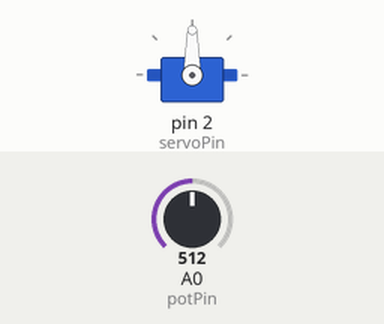
Simulated run of this sketch. Board: Arduino Uno, built with avr-gcc and run on an emulated ATmega328P. Parts: servo. Inputs (shaded band) come from the test bench; at power-on: A0 (potPin) = 512.

Above: at 1.2 s.
1.3 s: A0 (potPin) set to 716
At 2.5 s:
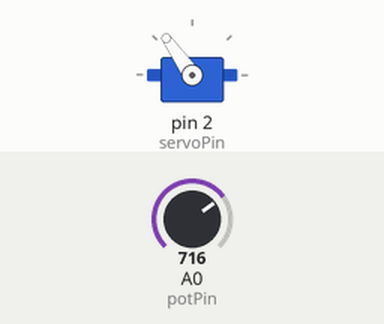
2.8 s: A0 (potPin) set to 900
At 3.4 s:
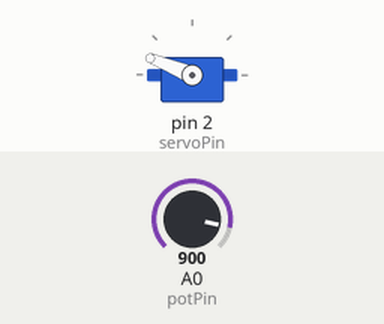
4.3 s: A0 (potPin) set to 1023
At 4.8 s:
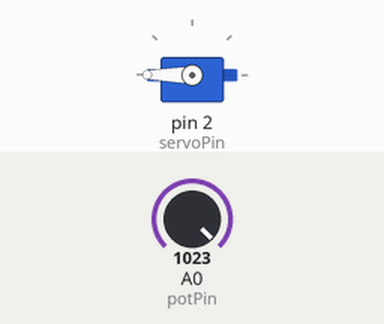
5.8 s: A0 (potPin) set to 306
At 6.9 s:
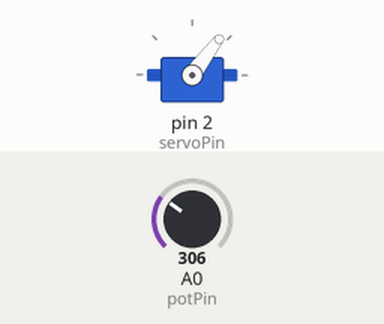
7.3 s: A0 (potPin) set to 122
At 8.3 s:
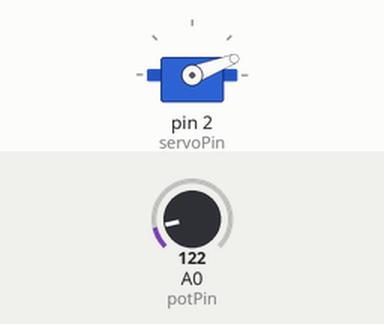
Timing chart, 0 to 9.8 s (numbered marks = the images above; inputs shaded):
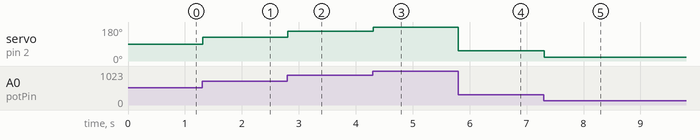

Measured:
- after the input at 1.3 s, servo on pin 2 (servoPin): 90° → 125° at once
- after the input at 2.8 s, servo on pin 2 (servoPin): 125° → 158° at once
- after the input at 4.3 s, servo on pin 2 (servoPin): 158° → 180° at once
- after the input at 5.8 s, servo on pin 2 (servoPin): 180° → 53° at once
- after the input at 7.3 s, servo on pin 2 (servoPin): 53° → 21° at once

The sketch:

Arancino_Servo_Potentiometer.ino
```cpp
#include <Servo.h>          // includes Servo Library

Servo myservo;              // create servo object to control servo motor

const int servoPin = 2;     // define the pin of servo signal line, in this case the Arancino PWM output pin
const int potPin = A0;      // analog pin used to connect the potentiometer
int potVal;                 // variable to read the potentiometer value from the analog pin

void setup() {

  myservo.attach(servoPin); // attaches the servo on servoPin to the servo object

}

void loop() {

  potVal = analogRead(potPin);            // reads the potentiometer value from the analog pin

  potVal = map(potVal, 0, 1023, 0, 180);  // scale it to use it with the servo

  myservo.write(potVal);                  // sets the servo position

  delay(15);                              // waits for the servo to get there

}
```
